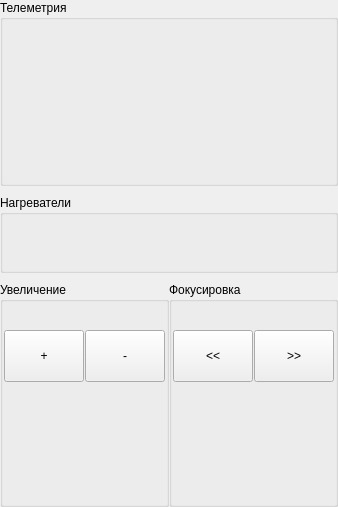
     <widget class="QWidget" name="tab_general">
      <attribute name="icon">
       <iconset>
        <normalon>:/img/settings.png</normalon>
       </iconset>
      </attribute>
      <attribute name="title">
       <string>Сводная информация</string>
      </attribute>
      <layout class="QGridLayout" name="gridLayout_13">
       <property name="leftMargin">
        <number>0</number>
       </property>
       <property name="topMargin">
        <number>0</number>
       </property>
       <property name="rightMargin">
        <number>0</number>
       </property>
       <property name="bottomMargin">
        <number>0</number>
       </property>
       <property name="horizontalSpacing">
        <number>0</number>
       </property>
       <property name="verticalSpacing">
        <number>9</number>
       </property>
       <item row="2" column="1">
        <widget class="QGroupBox" name="focus_group">
         <property name="title">
          <string>Фокусировка</string>
         </property>
         <layout class="QGridLayout" name="gridLayout_11">
          <property name="leftMargin">
           <number>1</number>
          </property>
          <property name="topMargin">
           <number>1</number>
          </property>
          <property name="rightMargin">
           <number>1</number>
          </property>
          <property name="bottomMargin">
           <number>1</number>
          </property>
          <property name="spacing">
           <number>1</number>
          </property>
          <item row="2" column="1" colspan="2">
           <widget class="InoutCheckBoxWidget" name="autofocus_lens_en" native="true">
            <property name="sizePolicy">
             <sizepolicy hsizetype="Preferred" vsizetype="Fixed">
              <horstretch>0</horstretch>
              <verstretch>0</verstretch>
             </sizepolicy>
            </property>
            <property name="minimumSize">
             <size>
              <width>0</width>
              <height>26</height>
             </size>
            </property>
            <property name="maximumSize">
             <size>
              <width>16777215</width>
              <height>26</height>
             </size>
            </property>
           </widget>
          </item>
          <item row="4" column="1" colspan="2">
           <widget class="InoutCmdWidget" name="autofocus" native="true">
            <property name="sizePolicy">
             <sizepolicy hsizetype="Preferred" vsizetype="Fixed">
              <horstretch>0</horstretch>
              <verstretch>0</verstretch>
             </sizepolicy>
            </property>
            <property name="minimumSize">
             <size>
              <width>0</width>
              <height>26</height>
             </size>
            </property>
            <property name="maximumSize">
             <size>
              <width>16777215</width>
              <height>26</height>
             </size>
            </property>
           </widget>
          </item>
          <item row="5" column="1">
           <spacer name="verticalSpacer_4">
            <property name="orientation">
             <enum>Qt::Vertical</enum>
            </property>
            <property name="sizeHint" stdset="0">
             <size>
              <width>20</width>
              <height>40</height>
             </size>
            </property>
           </spacer>
          </item>
          <item row="3" column="1" colspan="2">
           <widget class="InoutCheckBoxWidget" name="autofocus_host_en" native="true">
            <property name="sizePolicy">
             <sizepolicy hsizetype="Preferred" vsizetype="Fixed">
              <horstretch>0</horstretch>
              <verstretch>0</verstretch>
             </sizepolicy>
            </property>
            <property name="minimumSize">
             <size>
              <width>0</width>
              <height>26</height>
             </size>
            </property>
            <property name="maximumSize">
             <size>
              <width>16777215</width>
              <height>26</height>
             </size>
            </property>
           </widget>
          </item>
          <item row="0" column="1" colspan="2">
           <widget class="InoutIntWidget" name="focus" native="true">
            <property name="sizePolicy">
             <sizepolicy hsizetype="Preferred" vsizetype="Fixed">
              <horstretch>0</horstretch>
              <verstretch>0</verstretch>
             </sizepolicy>
            </property>
            <property name="minimumSize">
             <size>
              <width>0</width>
              <height>26</height>
             </size>
            </property>
            <property name="maximumSize">
             <size>
              <width>16777215</width>
              <height>26</height>
             </size>
            </property>
           </widget>
          </item>
          <item row="1" column="2">
           <widget class="QPushButton" name="focus_near">
            <property name="sizePolicy">
             <sizepolicy hsizetype="Minimum" vsizetype="Fixed">
              <horstretch>0</horstretch>
              <verstretch>0</verstretch>
             </sizepolicy>
            </property>
            <property name="minimumSize">
             <size>
              <width>0</width>
              <height>52</height>
             </size>
            </property>
            <property name="maximumSize">
             <size>
              <width>16777215</width>
              <height>52</height>
             </size>
            </property>
            <property name="text">
             <string>&gt;&gt;</string>
            </property>
            <property name="icon">
             <iconset>
              <normaloff>:/img/plus.png</normaloff>:/img/plus.png</iconset>
            </property>
            <property name="iconSize">
             <size>
              <width>48</width>
              <height>48</height>
             </size>
            </property>
           </widget>
          </item>
          <item row="1" column="1">
           <widget class="QPushButton" name="focus_far">
            <property name="sizePolicy">
             <sizepolicy hsizetype="Minimum" vsizetype="Fixed">
              <horstretch>0</horstretch>
              <verstretch>0</verstretch>
             </sizepolicy>
            </property>
            <property name="minimumSize">
             <size>
              <width>0</width>
              <height>52</height>
             </size>
            </property>
            <property name="maximumSize">
             <size>
              <width>16777215</width>
              <height>52</height>
             </size>
            </property>
            <property name="text">
             <string>&lt;&lt;</string>
            </property>
            <property name="icon">
             <iconset>
              <normaloff>:/img/minus.png</normaloff>:/img/minus.png</iconset>
            </property>
            <property name="iconSize">
             <size>
              <width>48</width>
              <height>48</height>
             </size>
            </property>
           </widget>
          </item>
         </layout>
        </widget>
       </item>
       <item row="2" column="0">
        <widget class="QGroupBox" name="zoom_group">
         <property name="title">
          <string>Увеличение</string>
         </property>
         <layout class="QGridLayout" name="gridLayout_7">
          <property name="leftMargin">
           <number>1</number>
          </property>
          <property name="topMargin">
           <number>1</number>
          </property>
          <property name="rightMargin">
           <number>1</number>
          </property>
          <property name="bottomMargin">
           <number>1</number>
          </property>
          <property name="spacing">
           <number>1</number>
          </property>
          <item row="1" column="0">
           <widget class="QPushButton" name="zoom_in">
            <property name="sizePolicy">
             <sizepolicy hsizetype="Minimum" vsizetype="Fixed">
              <horstretch>0</horstretch>
              <verstretch>0</verstretch>
             </sizepolicy>
            </property>
            <property name="minimumSize">
             <size>
              <width>0</width>
              <height>52</height>
             </size>
            </property>
            <property name="maximumSize">
             <size>
              <width>16777215</width>
              <height>52</height>
             </size>
            </property>
            <property name="text">
             <string>+</string>
            </property>
            <property name="icon">
             <iconset>
              <normaloff>:/img/minus.png</normaloff>:/img/minus.png</iconset>
            </property>
            <property name="iconSize">
             <size>
              <width>48</width>
              <height>48</height>
             </size>
            </property>
           </widget>
          </item>
          <item row="0" column="0" colspan="2">
           <widget class="InoutIntWidget" name="zoom" native="true">
            <property name="sizePolicy">
             <sizepolicy hsizetype="Preferred" vsizetype="Fixed">
              <horstretch>0</horstretch>
              <verstretch>0</verstretch>
             </sizepolicy>
            </property>
            <property name="minimumSize">
             <size>
              <width>0</width>
              <height>26</height>
             </size>
            </property>
            <property name="maximumSize">
             <size>
              <width>16777215</width>
              <height>26</height>
             </size>
            </property>
           </widget>
          </item>
          <item row="1" column="1">
           <widget class="QPushButton" name="zoom_out">
            <property name="sizePolicy">
             <sizepolicy hsizetype="Minimum" vsizetype="Fixed">
              <horstretch>0</horstretch>
              <verstretch>0</verstretch>
             </sizepolicy>
            </property>
            <property name="minimumSize">
             <size>
              <width>0</width>
              <height>52</height>
             </size>
            </property>
            <property name="maximumSize">
             <size>
              <width>16777215</width>
              <height>52</height>
             </size>
            </property>
            <property name="text">
             <string>-</string>
            </property>
            <property name="icon">
             <iconset>
              <normaloff>:/img/plus.png</normaloff>:/img/plus.png</iconset>
            </property>
            <property name="iconSize">
             <size>
              <width>48</width>
              <height>48</height>
             </size>
            </property>
           </widget>
          </item>
          <item row="2" column="0" colspan="2">
           <spacer name="verticalSpacer_2">
            <property name="orientation">
             <enum>Qt::Vertical</enum>
            </property>
            <property name="sizeHint" stdset="0">
             <size>
              <width>20</width>
              <height>0</height>
             </size>
            </property>
           </spacer>
          </item>
         </layout>
        </widget>
       </item>
       <item row="1" column="0" colspan="2">
        <widget class="QGroupBox" name="heaters_group">
         <property name="title">
          <string>Нагреватели</string>
         </property>
         <layout class="QGridLayout" name="gridLayout_12">
          <property name="leftMargin">
           <number>1</number>
          </property>
          <property name="topMargin">
           <number>1</number>
          </property>
          <property name="rightMargin">
           <number>1</number>
          </property>
          <property name="bottomMargin">
           <number>1</number>
          </property>
          <property name="spacing">
           <number>1</number>
          </property>
          <item row="1" column="0">
           <widget class="InoutCmdWidget" name="thermostat_on" native="true">
            <property name="sizePolicy">
             <sizepolicy hsizetype="Preferred" vsizetype="Fixed">
              <horstretch>0</horstretch>
              <verstretch>0</verstretch>
             </sizepolicy>
            </property>
            <property name="minimumSize">
             <size>
              <width>0</width>
              <height>26</height>
             </size>
            </property>
            <property name="maximumSize">
             <size>
              <width>16777215</width>
              <height>26</height>
             </size>
            </property>
           </widget>
          </item>
          <item row="2" column="1">
           <widget class="InoutCmdWidget" name="heat_off" native="true">
            <property name="sizePolicy">
             <sizepolicy hsizetype="Preferred" vsizetype="Fixed">
              <horstretch>0</horstretch>
              <verstretch>0</verstretch>
             </sizepolicy>
            </property>
            <property name="minimumSize">
             <size>
              <width>0</width>
              <height>26</height>
             </size>
            </property>
            <property name="maximumSize">
             <size>
              <width>16777215</width>
              <height>26</height>
             </size>
            </property>
           </widget>
          </item>
          <item row="2" column="0">
           <widget class="InoutCmdWidget" name="thermostat_off" native="true">
            <property name="sizePolicy">
             <sizepolicy hsizetype="Preferred" vsizetype="Fixed">
              <horstretch>0</horstretch>
              <verstretch>0</verstretch>
             </sizepolicy>
            </property>
            <property name="minimumSize">
             <size>
              <width>0</width>
              <height>26</height>
             </size>
            </property>
            <property name="maximumSize">
             <size>
              <width>16777215</width>
              <height>26</height>
             </size>
            </property>
           </widget>
          </item>
          <item row="1" column="1">
           <widget class="InoutCmdWidget" name="heat_on" native="true">
            <property name="sizePolicy">
             <sizepolicy hsizetype="Preferred" vsizetype="Fixed">
              <horstretch>0</horstretch>
              <verstretch>0</verstretch>
             </sizepolicy>
            </property>
            <property name="minimumSize">
             <size>
              <width>0</width>
              <height>26</height>
             </size>
            </property>
            <property name="maximumSize">
             <size>
              <width>16777215</width>
              <height>26</height>
             </size>
            </property>
           </widget>
          </item>
         </layout>
        </widget>
       </item>
       <item row="0" column="0" colspan="2">
        <widget class="QGroupBox" name="telemetry_group">
         <property name="title">
          <string>Телеметрия</string>
         </property>
         <layout class="QGridLayout" name="gridLayout_8">
          <property name="leftMargin">
           <number>1</number>
          </property>
          <property name="topMargin">
           <number>1</number>
          </property>
          <property name="rightMargin">
           <number>1</number>
          </property>
          <property name="bottomMargin">
           <number>1</number>
          </property>
          <property name="spacing">
           <number>1</number>
          </property>
          <item row="3" column="0">
           <widget class="InoutFloatWidget" name="focus_mm" native="true">
            <property name="sizePolicy">
             <sizepolicy hsizetype="Preferred" vsizetype="Fixed">
              <horstretch>0</horstretch>
              <verstretch>0</verstretch>
             </sizepolicy>
            </property>
            <property name="minimumSize">
             <size>
              <width>0</width>
              <height>26</height>
             </size>
            </property>
            <property name="maximumSize">
             <size>
              <width>16777215</width>
              <height>26</height>
             </size>
            </property>
           </widget>
          </item>
          <item row="2" column="0">
           <widget class="InoutIntWidget" name="vres" native="true">
            <property name="sizePolicy">
             <sizepolicy hsizetype="Preferred" vsizetype="Fixed">
              <horstretch>0</horstretch>
              <verstretch>0</verstretch>
             </sizepolicy>
            </property>
            <property name="minimumSize">
             <size>
              <width>0</width>
              <height>26</height>
             </size>
            </property>
            <property name="maximumSize">
             <size>
              <width>16777215</width>
              <height>26</height>
             </size>
            </property>
           </widget>
          </item>
          <item row="0" column="0">
           <widget class="InoutBinWidget" name="sensor_status" native="true">
            <property name="sizePolicy">
             <sizepolicy hsizetype="Preferred" vsizetype="Fixed">
              <horstretch>0</horstretch>
              <verstretch>0</verstretch>
             </sizepolicy>
            </property>
            <property name="minimumSize">
             <size>
              <width>0</width>
              <height>26</height>
             </size>
            </property>
            <property name="maximumSize">
             <size>
              <width>16777215</width>
              <height>26</height>
             </size>
            </property>
           </widget>
          </item>
          <item row="1" column="0">
           <widget class="InoutIntWidget" name="zoom_drive" native="true">
            <property name="sizePolicy">
             <sizepolicy hsizetype="Preferred" vsizetype="Fixed">
              <horstretch>0</horstretch>
              <verstretch>0</verstretch>
             </sizepolicy>
            </property>
            <property name="minimumSize">
             <size>
              <width>0</width>
              <height>26</height>
             </size>
            </property>
            <property name="maximumSize">
             <size>
              <width>16777215</width>
              <height>26</height>
             </size>
            </property>
           </widget>
          </item>
          <item row="4" column="0">
           <widget class="InoutIntWidget" name="exp" native="true">
            <property name="sizePolicy">
             <sizepolicy hsizetype="Preferred" vsizetype="Fixed">
              <horstretch>0</horstretch>
              <verstretch>0</verstretch>
             </sizepolicy>
            </property>
            <property name="minimumSize">
             <size>
              <width>0</width>
              <height>26</height>
             </size>
            </property>
            <property name="maximumSize">
             <size>
              <width>16777215</width>
              <height>26</height>
             </size>
            </property>
           </widget>
          </item>
          <item row="0" column="2">
           <widget class="InoutBinWidget" name="lens_status" native="true">
            <property name="sizePolicy">
             <sizepolicy hsizetype="Preferred" vsizetype="Fixed">
              <horstretch>0</horstretch>
              <verstretch>0</verstretch>
             </sizepolicy>
            </property>
            <property name="minimumSize">
             <size>
              <width>0</width>
              <height>26</height>
             </size>
            </property>
            <property name="maximumSize">
             <size>
              <width>16777215</width>
              <height>26</height>
             </size>
            </property>
           </widget>
          </item>
          <item row="5" column="0">
           <widget class="InoutIntWidget" name="fps" native="true">
            <property name="sizePolicy">
             <sizepolicy hsizetype="Preferred" vsizetype="Fixed">
              <horstretch>0</horstretch>
              <verstretch>0</verstretch>
             </sizepolicy>
            </property>
            <property name="minimumSize">
             <size>
              <width>0</width>
              <height>26</height>
             </size>
            </property>
            <property name="maximumSize">
             <size>
              <width>16777215</width>
              <height>26</height>
             </size>
            </property>
           </widget>
          </item>
          <item row="4" column="2">
           <widget class="InoutIntWidget" name="lens_temp" native="true">
            <property name="sizePolicy">
             <sizepolicy hsizetype="Preferred" vsizetype="Fixed">
              <horstretch>0</horstretch>
              <verstretch>0</verstretch>
             </sizepolicy>
            </property>
            <property name="minimumSize">
             <size>
              <width>0</width>
              <height>26</height>
             </size>
            </property>
            <property name="maximumSize">
             <size>
              <width>16777215</width>
              <height>26</height>
             </size>
            </property>
           </widget>
          </item>
          <item row="1" column="2">
           <widget class="InoutIntWidget" name="focus_drive" native="true">
            <property name="sizePolicy">
             <sizepolicy hsizetype="Preferred" vsizetype="Fixed">
              <horstretch>0</horstretch>
              <verstretch>0</verstretch>
             </sizepolicy>
            </property>
            <property name="minimumSize">
             <size>
              <width>0</width>
              <height>26</height>
             </size>
            </property>
            <property name="maximumSize">
             <size>
              <width>16777215</width>
              <height>26</height>
             </size>
            </property>
           </widget>
          </item>
          <item row="2" column="2">
           <widget class="InoutIntWidget" name="hres" native="true">
            <property name="sizePolicy">
             <sizepolicy hsizetype="Preferred" vsizetype="Fixed">
              <horstretch>0</horstretch>
              <verstretch>0</verstretch>
             </sizepolicy>
            </property>
            <property name="minimumSize">
             <size>
              <width>0</width>
              <height>26</height>
             </size>
            </property>
            <property name="maximumSize">
             <size>
              <width>16777215</width>
              <height>26</height>
             </size>
            </property>
           </widget>
          </item>
          <item row="3" column="2">
           <widget class="InoutFloatWidget" name="field_grad" native="true">
            <property name="sizePolicy">
             <sizepolicy hsizetype="Preferred" vsizetype="Fixed">
              <horstretch>0</horstretch>
              <verstretch>0</verstretch>
             </sizepolicy>
            </property>
            <property name="minimumSize">
             <size>
              <width>0</width>
              <height>26</height>
             </size>
            </property>
            <property name="maximumSize">
             <size>
              <width>16777215</width>
              <height>26</height>
             </size>
            </property>
           </widget>
          </item>
          <item row="5" column="2">
           <layout class="QHBoxLayout" name="hlayout_processing_2">
            <item>
             <widget class="InoutCmdWidget" name="agc" native="true">
              <property name="sizePolicy">
               <sizepolicy hsizetype="Preferred" vsizetype="Fixed">
                <horstretch>0</horstretch>
                <verstretch>0</verstretch>
               </sizepolicy>
              </property>
              <property name="minimumSize">
               <size>
                <width>0</width>
                <height>26</height>
               </size>
              </property>
              <property name="maximumSize">
               <size>
                <width>16777215</width>
                <height>26</height>
               </size>
              </property>
             </widget>
            </item>
            <item>
             <widget class="InoutCmdWidget" name="inversion" native="true"/>
            </item>
           </layout>
          </item>
         </layout>
        </widget>
       </item>
      </layout>
     </widget>
